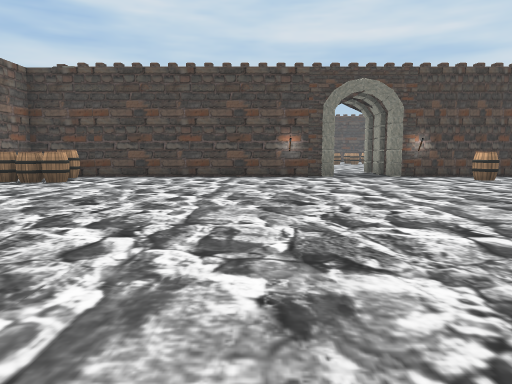
[1] (above)

20 first-person views from a walk through a scene from a Unity 3-D project. The camera is 1.3 m above the floor, tilts 6° down and sees 70° across. The floor is counted in squares, 2 m on a side. Each view is taken from the middle of a square. On the plan, view 1 faces up. The plan holds only what a view shows up to about 11 squares ahead; the rest is blank. The place goes on beyond the plan. The player character is not drawn. Some surface patterns are stand-ins.

[2]
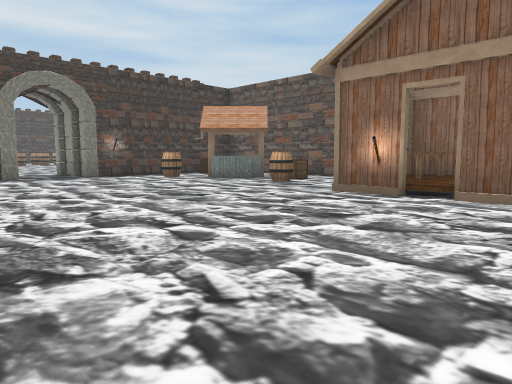

[3]
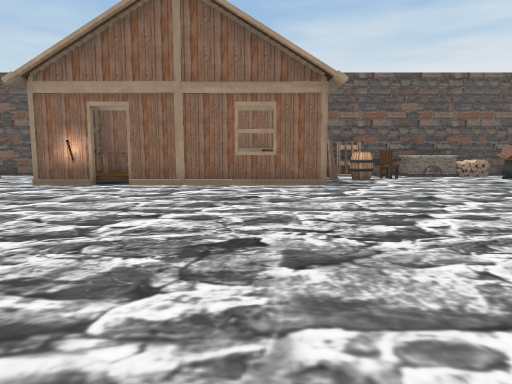

[4]
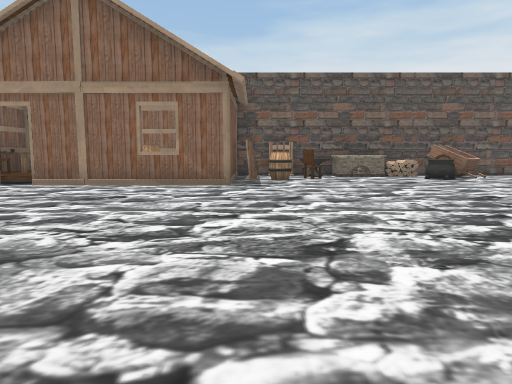

[5]
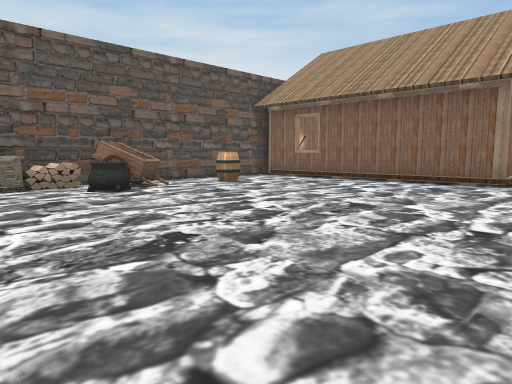

[6]
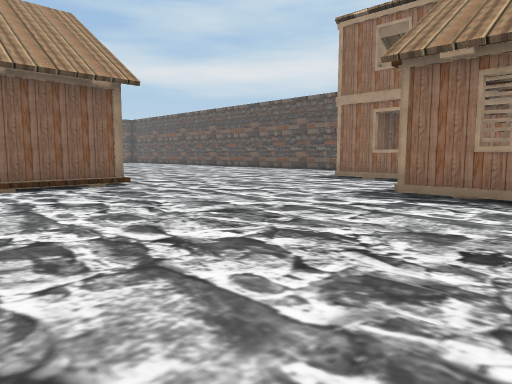

[7]
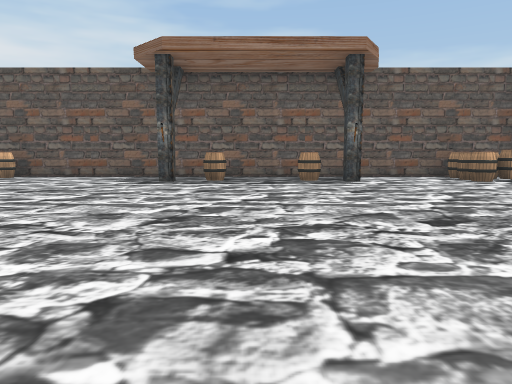

[8]
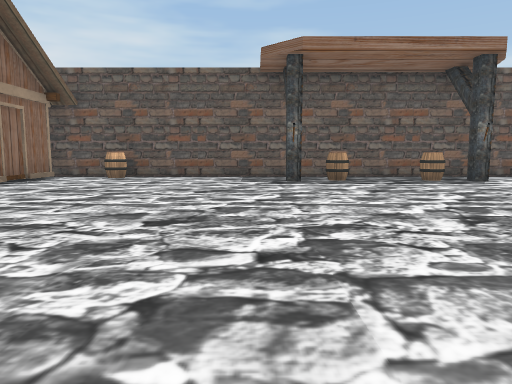

[9]
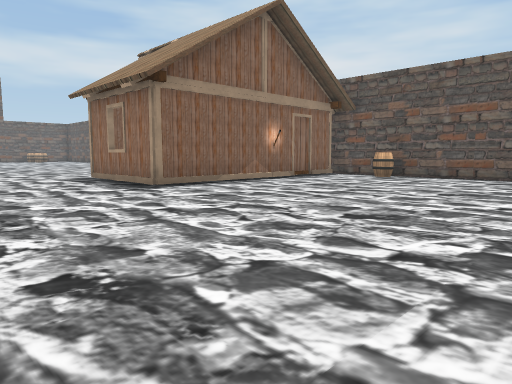

[10]
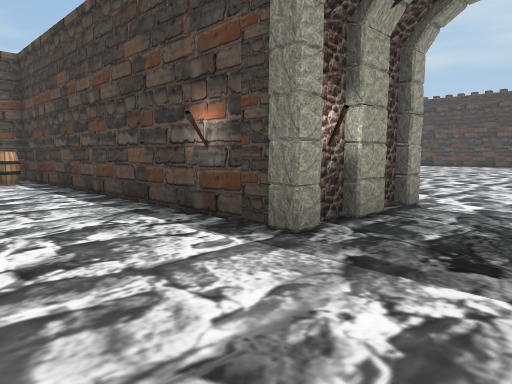

[11]
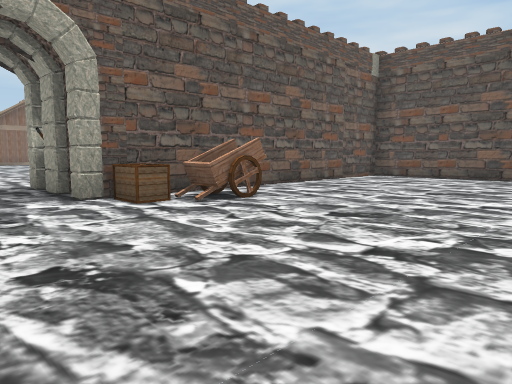

[12]
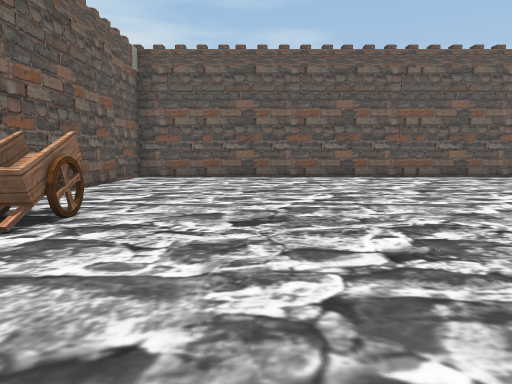

[13]
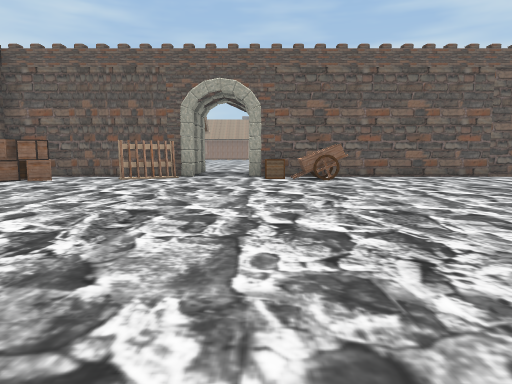

[14]
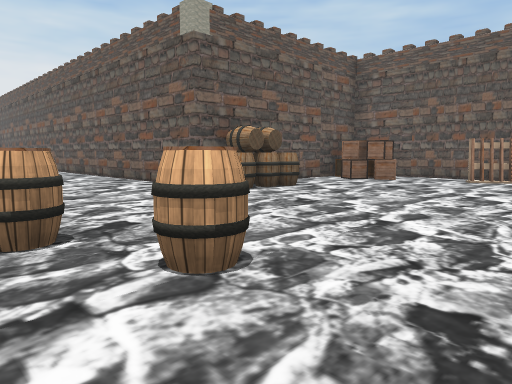

[15]
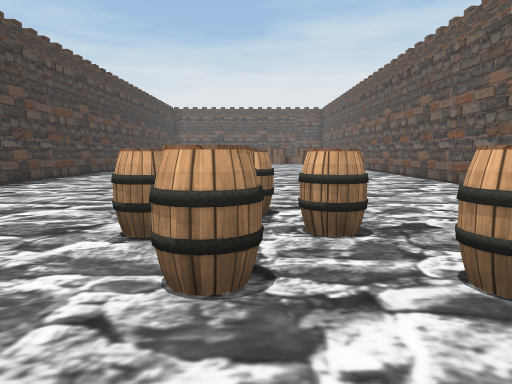

[16]
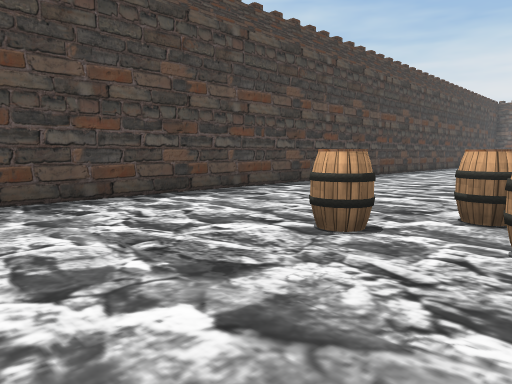

[17]
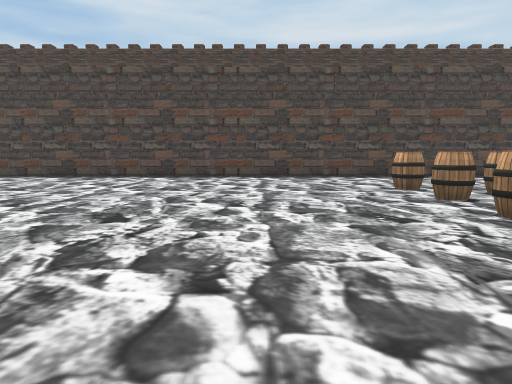

[18]
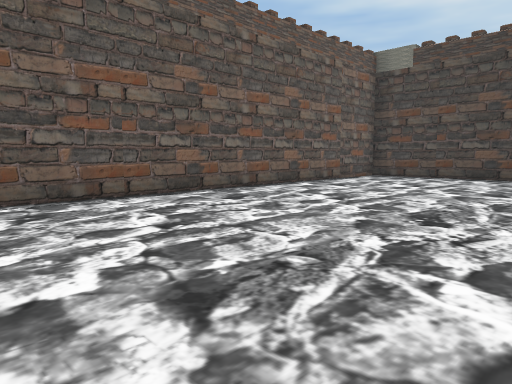

[19]
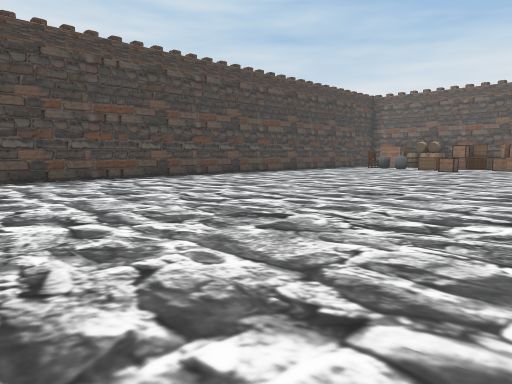

[20]
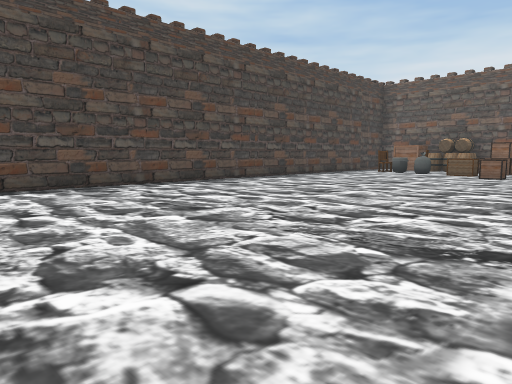

### Floor plan
Points are (right, up) in squares from view 1. A wall is a line through its corners. A room is listed if a view was taken in it or the views show most of it. See-through windows are left out.
Room 1 (views 1, 2, 3, 4, 5, 6, 7, 8, 9, 10)
walls: (-4.5, -5.5) (-3.9, -5.5); (8.9, -5.5) (8.9, -2.4); (8.9, 5.6) (8.9, 6.8); (1.5, 10.3) (-6.3, 10.3) (-6.3, -5.7); (8.9, -12.8) (8.9, -7.4); (7.2, 10.3) (4.4, 10.3)
ways out: opening at (3.5, 12) to room 2
objects: barrel (-6, -4); barrel (-6, 8); house (-5, -6); column (-5, 1); barrel (-5, 2); barrel (-5, 4); column (-5, 5); barrel (-5, 8); barrel (-5, 9); barrel (-5, 10); house (-3, -10) to (0, -7); house (-3, -6); torch (2, 11); house (3, -14) to (8, -13); other object (4, 11); other object (4, 12); other object (5, 3); barrel (5, 9); house (6, -2) to (6, 1); other object (6, 3); house (6, 4); barrel (7, -11); cauldron (7, -8) to (8, -8); barrel (7, -4); rack (7, -3) to (8, -3); other object (7, -2) to (8, -2); other object (7, -1) to (7, 0); other object (7, 2); table (7, 3) to (8, 3); box (7, 5); barrel (7, 6); other object (7, 7) to (7, 8); wagon (8, -9); other object (8, -5); other object (9, -7); other object (9, -6); rack (9, -4)
Room 2 (views 11, 12, 13, 14, 15, 16, 17, 18, 19, 20)
walls: (8.9, 13.4) (8.9, 18.7) (14.4, 18.7); (5.4, 12.7) (7.9, 12.7); (20.4, 28.3) (-6.3, 28.3) (-6.3, 12.7) (0.6, 12.7)
ways out: opening at (3.5, 12) to room 1
objects: wagon (0, 14) to (1, 14); box (1, 13); rack (4, 13) to (5, 13); barrel (5, 22); barrel (5, 23); barrel (5, 25); barrel (6, 22) to (6, 23); barrel (6, 24); box (7, 14) to (8, 14); barrel (7, 23); barrel (8, 17) to (8, 18); box (23, 23); box (24, 24)

Positions as (right, up) in squares from view 1, and headings:
1: (0, 0), facing up
2: (0, 0), facing up-right
3: (-2, -1), facing right
4: (-2, -3), facing right
5: (1, -5), facing down-right
6: (6, -6), facing down-left
7: (4, 3), facing left
8: (4, 0), facing left
9: (4, 1), facing down-left
10: (4, 8), facing up-left
11: (4, 18), facing down-left
12: (4, 16), facing left
13: (2, 23), facing down
14: (3, 23), facing down-right
15: (3, 23), facing right
16: (2, 23), facing up-right
17: (2, 18), facing up
18: (-1, 18), facing up-left
19: (9, 19), facing up-right
20: (12, 21), facing up-right
